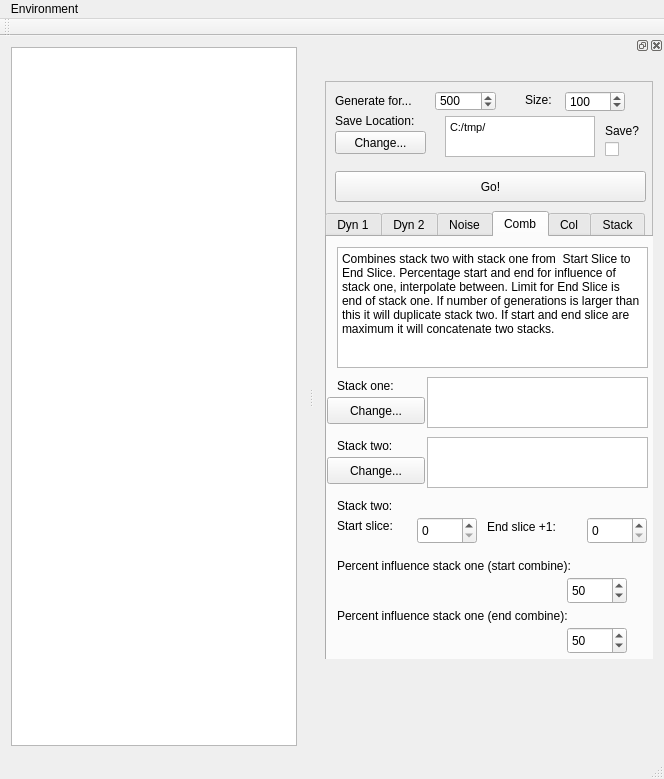
<?xml version="1.0" encoding="UTF-8"?>
<ui version="4.0">
 <class>MainWindow</class>
 <widget class="QMainWindow" name="MainWindow">
  <property name="geometry">
   <rect>
    <x>0</x>
    <y>0</y>
    <width>664</width>
    <height>779</height>
   </rect>
  </property>
  <property name="windowTitle">
   <string>MainWindow</string>
  </property>
  <widget class="QWidget" name="centralWidget">
   <layout class="QHBoxLayout" name="horizontalLayout">
    <item>
     <widget class="QGraphicsView" name="enviroView"/>
    </item>
   </layout>
  </widget>
  <widget class="QMenuBar" name="menuBar">
   <property name="geometry">
    <rect>
     <x>0</x>
     <y>0</y>
     <width>664</width>
     <height>21</height>
    </rect>
   </property>
   <widget class="QMenu" name="menuFile">
    <property name="title">
     <string>Environment</string>
    </property>
    <addaction name="actionResize_environment"/>
   </widget>
   <addaction name="menuFile"/>
  </widget>
  <widget class="QToolBar" name="mainToolBar">
   <attribute name="toolBarArea">
    <enum>TopToolBarArea</enum>
   </attribute>
   <attribute name="toolBarBreak">
    <bool>false</bool>
   </attribute>
  </widget>
  <widget class="QStatusBar" name="statusBar"/>
  <widget class="QDockWidget" name="envSettings">
   <property name="minimumSize">
    <size>
     <width>350</width>
     <height>650</height>
    </size>
   </property>
   <property name="accessibleName">
    <string>Enivronmental Settings</string>
   </property>
   <attribute name="dockWidgetArea">
    <number>2</number>
   </attribute>
   <widget class="QWidget" name="dockWidgetContents_3">
    <property name="maximumSize">
     <size>
      <width>16777215</width>
      <height>600</height>
     </size>
    </property>
    <layout class="QVBoxLayout" name="verticalLayout">
     <item>
      <widget class="QFrame" name="frame">
       <property name="sizePolicy">
        <sizepolicy hsizetype="Preferred" vsizetype="Minimum">
         <horstretch>0</horstretch>
         <verstretch>0</verstretch>
        </sizepolicy>
       </property>
       <property name="minimumSize">
        <size>
         <width>0</width>
         <height>114</height>
        </size>
       </property>
       <property name="frameShape">
        <enum>QFrame::StyledPanel</enum>
       </property>
       <property name="frameShadow">
        <enum>QFrame::Raised</enum>
       </property>
       <widget class="QLabel" name="label_10">
        <property name="geometry">
         <rect>
          <x>280</x>
          <y>40</y>
          <width>81</width>
          <height>20</height>
         </rect>
        </property>
        <property name="text">
         <string>Save?</string>
        </property>
       </widget>
       <widget class="QPushButton" name="generateEnvironment">
        <property name="geometry">
         <rect>
          <x>10</x>
          <y>90</y>
          <width>311</width>
          <height>31</height>
         </rect>
        </property>
        <property name="text">
         <string>Go!</string>
        </property>
       </widget>
       <widget class="QLabel" name="label_7">
        <property name="geometry">
         <rect>
          <x>10</x>
          <y>30</y>
          <width>101</width>
          <height>20</height>
         </rect>
        </property>
        <property name="text">
         <string>Save Location:</string>
        </property>
       </widget>
       <widget class="QCheckBox" name="checkBox_2">
        <property name="geometry">
         <rect>
          <x>280</x>
          <y>60</y>
          <width>31</width>
          <height>16</height>
         </rect>
        </property>
        <property name="text">
         <string/>
        </property>
        <property name="checked">
         <bool>false</bool>
        </property>
       </widget>
       <widget class="QTextBrowser" name="textBrowser_2">
        <property name="geometry">
         <rect>
          <x>120</x>
          <y>35</y>
          <width>150</width>
          <height>41</height>
         </rect>
        </property>
        <property name="sizePolicy">
         <sizepolicy hsizetype="Minimum" vsizetype="MinimumExpanding">
          <horstretch>0</horstretch>
          <verstretch>0</verstretch>
         </sizepolicy>
        </property>
        <property name="maximumSize">
         <size>
          <width>150</width>
          <height>50</height>
         </size>
        </property>
        <property name="html">
         <string>&lt;!DOCTYPE HTML PUBLIC &quot;-//W3C//DTD HTML 4.0//EN&quot; &quot;http://www.w3.org/TR/REC-html40/strict.dtd&quot;&gt;
&lt;html&gt;&lt;head&gt;&lt;meta name=&quot;qrichtext&quot; content=&quot;1&quot; /&gt;&lt;style type=&quot;text/css&quot;&gt;
p, li { white-space: pre-wrap; }
&lt;/style&gt;&lt;/head&gt;&lt;body style=&quot; font-family:'MS Shell Dlg 2'; font-size:8.25pt; font-weight:400; font-style:normal;&quot;&gt;
&lt;p style=&quot; margin-top:0px; margin-bottom:0px; margin-left:0px; margin-right:0px; -qt-block-indent:0; text-indent:0px;&quot;&gt;&lt;span style=&quot; font-size:8pt;&quot;&gt;C:/tmp/&lt;/span&gt;&lt;/p&gt;&lt;/body&gt;&lt;/html&gt;</string>
        </property>
       </widget>
       <widget class="QPushButton" name="pushButton">
        <property name="geometry">
         <rect>
          <x>10</x>
          <y>50</y>
          <width>91</width>
          <height>23</height>
         </rect>
        </property>
        <property name="text">
         <string>Change...</string>
        </property>
       </widget>
       <widget class="QSpinBox" name="numGenerations">
        <property name="geometry">
         <rect>
          <x>110</x>
          <y>10</y>
          <width>61</width>
          <height>20</height>
         </rect>
        </property>
        <property name="minimum">
         <number>1</number>
        </property>
        <property name="maximum">
         <number>100000</number>
        </property>
        <property name="value">
         <number>500</number>
        </property>
       </widget>
       <widget class="QLabel" name="label_5">
        <property name="geometry">
         <rect>
          <x>10</x>
          <y>10</y>
          <width>91</width>
          <height>20</height>
         </rect>
        </property>
        <property name="text">
         <string>Generate for...</string>
        </property>
       </widget>
       <widget class="QSpinBox" name="spinSize">
        <property name="geometry">
         <rect>
          <x>240</x>
          <y>10</y>
          <width>60</width>
          <height>21</height>
         </rect>
        </property>
        <property name="minimum">
         <number>50</number>
        </property>
        <property name="maximum">
         <number>1000</number>
        </property>
        <property name="value">
         <number>100</number>
        </property>
       </widget>
       <widget class="QLabel" name="label_26">
        <property name="geometry">
         <rect>
          <x>200</x>
          <y>10</y>
          <width>66</width>
          <height>17</height>
         </rect>
        </property>
        <property name="text">
         <string>Size:</string>
        </property>
       </widget>
       <widget class="QTabWidget" name="tabWidget">
        <property name="geometry">
         <rect>
          <x>0</x>
          <y>130</y>
          <width>331</width>
          <height>451</height>
         </rect>
        </property>
        <property name="currentIndex">
         <number>3</number>
        </property>
        <widget class="QWidget" name="tab">
         <attribute name="title">
          <string>Dyn 1</string>
         </attribute>
         <widget class="QLabel" name="label_11">
          <property name="geometry">
           <rect>
            <x>0</x>
            <y>109</y>
            <width>157</width>
            <height>20</height>
           </rect>
          </property>
          <property name="text">
           <string>Number</string>
          </property>
         </widget>
         <widget class="QLabel" name="label_9">
          <property name="geometry">
           <rect>
            <x>0</x>
            <y>288</y>
            <width>157</width>
            <height>20</height>
           </rect>
          </property>
          <property name="text">
           <string>Convergence</string>
          </property>
         </widget>
         <widget class="QTextBrowser" name="textBrowser">
          <property name="geometry">
           <rect>
            <x>0</x>
            <y>9</y>
            <width>313</width>
            <height>75</height>
           </rect>
          </property>
          <property name="maximumSize">
           <size>
            <width>16777215</width>
            <height>75</height>
           </size>
          </property>
          <property name="html">
           <string>&lt;!DOCTYPE HTML PUBLIC &quot;-//W3C//DTD HTML 4.0//EN&quot; &quot;http://www.w3.org/TR/REC-html40/strict.dtd&quot;&gt;
&lt;html&gt;&lt;head&gt;&lt;meta name=&quot;qrichtext&quot; content=&quot;1&quot; /&gt;&lt;style type=&quot;text/css&quot;&gt;
p, li { white-space: pre-wrap; }
&lt;/style&gt;&lt;/head&gt;&lt;body style=&quot; font-family:'MS Shell Dlg 2'; font-size:8.25pt; font-weight:400; font-style:normal;&quot;&gt;
&lt;p style=&quot; margin-top:0px; margin-bottom:0px; margin-left:0px; margin-right:0px; -qt-block-indent:0; text-indent:0px;&quot;&gt;&lt;span style=&quot; font-size:8pt;&quot;&gt;Please enter the settings for the dynamic environment below. Most are obvious. Convergence sets the amount of smoothing between spots and background. 0.01 is very smooth, but will initially take about a minute to create environment.&lt;/span&gt;&lt;/p&gt;&lt;/body&gt;&lt;/html&gt;</string>
          </property>
         </widget>
         <widget class="QDoubleSpinBox" name="velMax2">
          <property name="geometry">
           <rect>
            <x>163</x>
            <y>187</y>
            <width>140</width>
            <height>20</height>
           </rect>
          </property>
          <property name="value">
           <double>0.100000000000000</double>
          </property>
         </widget>
         <widget class="QLabel" name="label_3">
          <property name="geometry">
           <rect>
            <x>0</x>
            <y>161</y>
            <width>157</width>
            <height>20</height>
           </rect>
          </property>
          <property name="text">
           <string>Max size velocity</string>
          </property>
         </widget>
         <widget class="QDoubleSpinBox" name="factorSpin">
          <property name="geometry">
           <rect>
            <x>163</x>
            <y>314</y>
            <width>140</width>
            <height>20</height>
           </rect>
          </property>
          <property name="decimals">
           <number>3</number>
          </property>
          <property name="minimum">
           <double>0.001000000000000</double>
          </property>
          <property name="singleStep">
           <double>0.100000000000000</double>
          </property>
          <property name="value">
           <double>1.000000000000000</double>
          </property>
         </widget>
         <widget class="QSpinBox" name="sMax">
          <property name="geometry">
           <rect>
            <x>163</x>
            <y>135</y>
            <width>140</width>
            <height>20</height>
           </rect>
          </property>
          <property name="minimum">
           <number>2</number>
          </property>
          <property name="value">
           <number>14</number>
          </property>
         </widget>
         <widget class="QCheckBox" name="periodic">
          <property name="geometry">
           <rect>
            <x>163</x>
            <y>265</y>
            <width>140</width>
            <height>17</height>
           </rect>
          </property>
          <property name="text">
           <string>Periodic</string>
          </property>
          <property name="checked">
           <bool>true</bool>
          </property>
         </widget>
         <widget class="QLabel" name="label_6">
          <property name="geometry">
           <rect>
            <x>0</x>
            <y>213</y>
            <width>157</width>
            <height>20</height>
           </rect>
          </property>
          <property name="text">
           <string>Max colour velocity</string>
          </property>
         </widget>
         <widget class="QLabel" name="label">
          <property name="geometry">
           <rect>
            <x>0</x>
            <y>90</y>
            <width>157</width>
            <height>13</height>
           </rect>
          </property>
          <property name="text">
           <string>Seeds:</string>
          </property>
         </widget>
         <widget class="QSpinBox" name="numSeed">
          <property name="geometry">
           <rect>
            <x>163</x>
            <y>109</y>
            <width>140</width>
            <height>20</height>
           </rect>
          </property>
          <property name="minimum">
           <number>1</number>
          </property>
          <property name="maximum">
           <number>1000</number>
          </property>
          <property name="value">
           <number>4</number>
          </property>
         </widget>
         <widget class="QLabel" name="label_14">
          <property name="geometry">
           <rect>
            <x>0</x>
            <y>499</y>
            <width>157</width>
            <height>13</height>
           </rect>
          </property>
          <property name="text">
           <string>Universal blur</string>
          </property>
         </widget>
         <widget class="QLabel" name="label_12">
          <property name="geometry">
           <rect>
            <x>0</x>
            <y>239</y>
            <width>157</width>
            <height>20</height>
           </rect>
          </property>
          <property name="text">
           <string>Overlap blur factor</string>
          </property>
         </widget>
         <widget class="QCheckBox" name="checkBox">
          <property name="geometry">
           <rect>
            <x>0</x>
            <y>343</y>
            <width>157</width>
            <height>17</height>
           </rect>
          </property>
          <property name="text">
           <string>Background colour</string>
          </property>
         </widget>
         <widget class="QLabel" name="label_2">
          <property name="geometry">
           <rect>
            <x>0</x>
            <y>135</y>
            <width>157</width>
            <height>20</height>
           </rect>
          </property>
          <property name="text">
           <string>Max size</string>
          </property>
         </widget>
         <widget class="QLabel" name="label_13">
          <property name="geometry">
           <rect>
            <x>0</x>
            <y>314</y>
            <width>157</width>
            <height>20</height>
           </rect>
          </property>
          <property name="text">
           <string>Speed factor</string>
          </property>
         </widget>
         <widget class="QLabel" name="label_8">
          <property name="geometry">
           <rect>
            <x>0</x>
            <y>265</y>
            <width>157</width>
            <height>17</height>
           </rect>
          </property>
          <property name="text">
           <string>Background:</string>
          </property>
         </widget>
         <widget class="QDoubleSpinBox" name="convergeAt">
          <property name="geometry">
           <rect>
            <x>163</x>
            <y>288</y>
            <width>140</width>
            <height>20</height>
           </rect>
          </property>
          <property name="decimals">
           <number>4</number>
          </property>
          <property name="minimum">
           <double>0.000000000000000</double>
          </property>
          <property name="maximum">
           <double>1.000000000000000</double>
          </property>
          <property name="singleStep">
           <double>0.001000000000000</double>
          </property>
          <property name="value">
           <double>0.100000000000000</double>
          </property>
         </widget>
         <widget class="QLabel" name="label_4">
          <property name="geometry">
           <rect>
            <x>0</x>
            <y>187</y>
            <width>157</width>
            <height>20</height>
           </rect>
          </property>
          <property name="text">
           <string>Max velocity</string>
          </property>
         </widget>
         <widget class="QSpinBox" name="sMin">
          <property name="geometry">
           <rect>
            <x>163</x>
            <y>161</y>
            <width>140</width>
            <height>20</height>
           </rect>
          </property>
          <property name="minimum">
           <number>1</number>
          </property>
          <property name="value">
           <number>5</number>
          </property>
         </widget>
         <widget class="QSpinBox" name="buffSpin">
          <property name="geometry">
           <rect>
            <x>163</x>
            <y>239</y>
            <width>140</width>
            <height>20</height>
           </rect>
          </property>
          <property name="maximum">
           <number>50</number>
          </property>
          <property name="value">
           <number>1</number>
          </property>
         </widget>
         <widget class="QPushButton" name="colourbutton">
          <property name="geometry">
           <rect>
            <x>163</x>
            <y>340</y>
            <width>140</width>
            <height>23</height>
           </rect>
          </property>
          <property name="text">
           <string>Pick</string>
          </property>
         </widget>
         <widget class="QSpinBox" name="cvelMax">
          <property name="geometry">
           <rect>
            <x>163</x>
            <y>213</y>
            <width>140</width>
            <height>20</height>
           </rect>
          </property>
          <property name="value">
           <number>5</number>
          </property>
         </widget>
         <widget class="QCheckBox" name="blurChk">
          <property name="geometry">
           <rect>
            <x>0</x>
            <y>370</y>
            <width>150</width>
            <height>21</height>
           </rect>
          </property>
          <property name="text">
           <string>Universal Blur</string>
          </property>
          <property name="checked">
           <bool>false</bool>
          </property>
         </widget>
        </widget>
        <widget class="QWidget" name="tab_2">
         <attribute name="title">
          <string>Dyn 2</string>
         </attribute>
         <layout class="QGridLayout" name="gridLayout">
          <item row="0" column="0">
           <widget class="QLabel" name="label_15">
            <property name="text">
             <string>Object Count</string>
            </property>
           </widget>
          </item>
          <item row="0" column="1">
           <widget class="QSpinBox" name="ME_Objects">
            <property name="minimum">
             <number>1</number>
            </property>
            <property name="maximum">
             <number>500</number>
            </property>
            <property name="value">
             <number>15</number>
            </property>
           </widget>
          </item>
          <item row="1" column="0">
           <widget class="QLabel" name="label_16">
            <property name="text">
             <string>Maximum Object Size</string>
            </property>
           </widget>
          </item>
          <item row="1" column="1">
           <widget class="QSpinBox" name="ME_MaxSize">
            <property name="minimum">
             <number>1</number>
            </property>
            <property name="maximum">
             <number>500</number>
            </property>
            <property name="value">
             <number>100</number>
            </property>
           </widget>
          </item>
          <item row="7" column="1">
           <widget class="QDoubleSpinBox" name="ME_MaxVel">
            <property name="maximum">
             <double>50.000000000000000</double>
            </property>
            <property name="singleStep">
             <double>0.100000000000000</double>
            </property>
            <property name="value">
             <double>3.000000000000000</double>
            </property>
           </widget>
          </item>
          <item row="2" column="0">
           <widget class="QLabel" name="label_18">
            <property name="text">
             <string>Minimum Object Size</string>
            </property>
           </widget>
          </item>
          <item row="2" column="1">
           <widget class="QSpinBox" name="ME_MinSize">
            <property name="minimum">
             <number>1</number>
            </property>
            <property name="maximum">
             <number>500</number>
            </property>
            <property name="value">
             <number>10</number>
            </property>
           </widget>
          </item>
          <item row="8" column="0">
           <widget class="QLabel" name="label_19">
            <property name="text">
             <string>Maximum Size Velocity</string>
            </property>
           </widget>
          </item>
          <item row="8" column="1">
           <widget class="QDoubleSpinBox" name="ME_MaxSizeVel">
            <property name="maximum">
             <double>50.000000000000000</double>
            </property>
            <property name="singleStep">
             <double>0.100000000000000</double>
            </property>
            <property name="value">
             <double>3.000000000000000</double>
            </property>
           </widget>
          </item>
          <item row="9" column="0">
           <widget class="QLabel" name="label_20">
            <property name="text">
             <string>Maximum Colour Velocity</string>
            </property>
           </widget>
          </item>
          <item row="9" column="1">
           <widget class="QDoubleSpinBox" name="ME_MaxColVel">
            <property name="maximum">
             <double>50.000000000000000</double>
            </property>
            <property name="singleStep">
             <double>0.100000000000000</double>
            </property>
            <property name="value">
             <double>8.000000000000000</double>
            </property>
           </widget>
          </item>
          <item row="11" column="1">
           <widget class="QDoubleSpinBox" name="ME_MaxTightVel">
            <property name="maximum">
             <double>5.000000000000000</double>
            </property>
            <property name="singleStep">
             <double>0.100000000000000</double>
            </property>
            <property name="value">
             <double>0.400000000000000</double>
            </property>
           </widget>
          </item>
          <item row="3" column="0">
           <widget class="QLabel" name="label_23">
            <property name="text">
             <string>Maximum Tightness</string>
            </property>
           </widget>
          </item>
          <item row="4" column="0">
           <widget class="QLabel" name="label_22">
            <property name="text">
             <string>Minimum Tightness</string>
            </property>
           </widget>
          </item>
          <item row="3" column="1">
           <widget class="QDoubleSpinBox" name="ME_MaxTight">
            <property name="minimum">
             <double>0.010000000000000</double>
            </property>
            <property name="maximum">
             <double>50.000000000000000</double>
            </property>
            <property name="singleStep">
             <double>0.100000000000000</double>
            </property>
            <property name="value">
             <double>8.000000000000000</double>
            </property>
           </widget>
          </item>
          <item row="4" column="1">
           <widget class="QDoubleSpinBox" name="ME_MinTight">
            <property name="minimum">
             <double>0.010000000000000</double>
            </property>
            <property name="maximum">
             <double>50.000000000000000</double>
            </property>
            <property name="singleStep">
             <double>0.100000000000000</double>
            </property>
            <property name="value">
             <double>0.100000000000000</double>
            </property>
           </widget>
          </item>
          <item row="7" column="0">
           <widget class="QLabel" name="label_17">
            <property name="text">
             <string>Maximum Velocity</string>
            </property>
           </widget>
          </item>
          <item row="11" column="0">
           <widget class="QLabel" name="label_21">
            <property name="text">
             <string>Maximum Tightness Velocity</string>
            </property>
           </widget>
          </item>
          <item row="16" column="1">
           <widget class="QDoubleSpinBox" name="ME_SpeedFactor">
            <property name="minimum">
             <double>0.010000000000000</double>
            </property>
            <property name="maximum">
             <double>50.000000000000000</double>
            </property>
            <property name="singleStep">
             <double>0.100000000000000</double>
            </property>
            <property name="value">
             <double>1.000000000000000</double>
            </property>
           </widget>
          </item>
          <item row="12" column="1">
           <widget class="QDoubleSpinBox" name="ME_MaxAccel">
            <property name="maximum">
             <double>10.000000000000000</double>
            </property>
            <property name="singleStep">
             <double>0.100000000000000</double>
            </property>
            <property name="value">
             <double>1.000000000000000</double>
            </property>
           </widget>
          </item>
          <item row="16" column="0">
           <widget class="QLabel" name="label_44">
            <property name="text">
             <string>Speed Factor</string>
            </property>
           </widget>
          </item>
          <item row="12" column="0">
           <widget class="QLabel" name="label_45">
            <property name="text">
             <string>Maximum Acceleration</string>
            </property>
           </widget>
          </item>
          <item row="13" column="0">
           <widget class="QLabel" name="label_46">
            <property name="text">
             <string>Max Size Acceleration</string>
            </property>
           </widget>
          </item>
          <item row="13" column="1">
           <widget class="QDoubleSpinBox" name="ME_MaxSizeAccel">
            <property name="maximum">
             <double>50.000000000000000</double>
            </property>
            <property name="singleStep">
             <double>0.100000000000000</double>
            </property>
            <property name="value">
             <double>2.000000000000000</double>
            </property>
           </widget>
          </item>
          <item row="14" column="0">
           <widget class="QLabel" name="label_47">
            <property name="text">
             <string>Max Tightness Acceleration</string>
            </property>
           </widget>
          </item>
          <item row="14" column="1">
           <widget class="QDoubleSpinBox" name="ME_MaxTightAccel">
            <property name="maximum">
             <double>4.000000000000000</double>
            </property>
            <property name="singleStep">
             <double>0.100000000000000</double>
            </property>
            <property name="value">
             <double>0.100000000000000</double>
            </property>
           </widget>
          </item>
          <item row="15" column="0">
           <widget class="QLabel" name="label_48">
            <property name="text">
             <string>Max Colour Acceleration</string>
            </property>
           </widget>
          </item>
          <item row="15" column="1">
           <widget class="QDoubleSpinBox" name="ME_MaxColAccel">
            <property name="maximum">
             <double>50.000000000000000</double>
            </property>
            <property name="singleStep">
             <double>0.100000000000000</double>
            </property>
            <property name="value">
             <double>2.000000000000000</double>
            </property>
           </widget>
          </item>
          <item row="17" column="0">
           <widget class="QLabel" name="label_49">
            <property name="text">
             <string>Apply accelerations every ...</string>
            </property>
           </widget>
          </item>
          <item row="17" column="1">
           <widget class="QSpinBox" name="ME_Iterations">
            <property name="minimum">
             <number>1</number>
            </property>
            <property name="maximum">
             <number>1000</number>
            </property>
           </widget>
          </item>
         </layout>
        </widget>
        <widget class="QWidget" name="tab_3">
         <attribute name="title">
          <string>Noise</string>
         </attribute>
         <widget class="QLabel" name="label_24">
          <property name="geometry">
           <rect>
            <x>30</x>
            <y>20</y>
            <width>121</width>
            <height>17</height>
           </rect>
          </property>
          <property name="text">
           <string>Minimum value</string>
          </property>
         </widget>
         <widget class="QSpinBox" name="noiseMin">
          <property name="geometry">
           <rect>
            <x>170</x>
            <y>20</y>
            <width>60</width>
            <height>27</height>
           </rect>
          </property>
          <property name="maximum">
           <number>254</number>
          </property>
          <property name="value">
           <number>100</number>
          </property>
         </widget>
         <widget class="QLabel" name="label_25">
          <property name="geometry">
           <rect>
            <x>30</x>
            <y>60</y>
            <width>121</width>
            <height>17</height>
           </rect>
          </property>
          <property name="text">
           <string>Maximum value</string>
          </property>
         </widget>
         <widget class="QSpinBox" name="noiseMax">
          <property name="geometry">
           <rect>
            <x>170</x>
            <y>50</y>
            <width>60</width>
            <height>27</height>
           </rect>
          </property>
          <property name="maximum">
           <number>255</number>
          </property>
          <property name="singleStep">
           <number>1</number>
          </property>
          <property name="value">
           <number>156</number>
          </property>
         </widget>
        </widget>
        <widget class="QWidget" name="tab_4">
         <attribute name="title">
          <string>Comb</string>
         </attribute>
         <widget class="QLabel" name="label_27">
          <property name="geometry">
           <rect>
            <x>10</x>
            <y>140</y>
            <width>81</width>
            <height>17</height>
           </rect>
          </property>
          <property name="text">
           <string>Stack one:</string>
          </property>
         </widget>
         <widget class="QTextBrowser" name="stackOneText">
          <property name="geometry">
           <rect>
            <x>100</x>
            <y>140</y>
            <width>221</width>
            <height>51</height>
           </rect>
          </property>
          <property name="sizePolicy">
           <sizepolicy hsizetype="Expanding" vsizetype="Minimum">
            <horstretch>0</horstretch>
            <verstretch>0</verstretch>
           </sizepolicy>
          </property>
         </widget>
         <widget class="QPushButton" name="pushButtonStackOne">
          <property name="geometry">
           <rect>
            <x>0</x>
            <y>160</y>
            <width>98</width>
            <height>27</height>
           </rect>
          </property>
          <property name="text">
           <string>Change...</string>
          </property>
         </widget>
         <widget class="QLabel" name="label_28">
          <property name="geometry">
           <rect>
            <x>10</x>
            <y>200</y>
            <width>71</width>
            <height>17</height>
           </rect>
          </property>
          <property name="text">
           <string>Stack two:</string>
          </property>
         </widget>
         <widget class="QTextBrowser" name="stackTwoText">
          <property name="geometry">
           <rect>
            <x>100</x>
            <y>200</y>
            <width>221</width>
            <height>51</height>
           </rect>
          </property>
         </widget>
         <widget class="QPushButton" name="pushButtonStackTwo">
          <property name="geometry">
           <rect>
            <x>0</x>
            <y>220</y>
            <width>98</width>
            <height>27</height>
           </rect>
          </property>
          <property name="text">
           <string>Change...</string>
          </property>
         </widget>
         <widget class="QLabel" name="label_29">
          <property name="geometry">
           <rect>
            <x>10</x>
            <y>320</y>
            <width>301</width>
            <height>17</height>
           </rect>
          </property>
          <property name="text">
           <string>Percent influence stack one (start combine):</string>
          </property>
         </widget>
         <widget class="QSpinBox" name="percentStartSpin">
          <property name="geometry">
           <rect>
            <x>240</x>
            <y>340</y>
            <width>60</width>
            <height>27</height>
           </rect>
          </property>
          <property name="maximum">
           <number>100</number>
          </property>
          <property name="value">
           <number>50</number>
          </property>
         </widget>
         <widget class="QLabel" name="label_30">
          <property name="geometry">
           <rect>
            <x>10</x>
            <y>370</y>
            <width>291</width>
            <height>17</height>
           </rect>
          </property>
          <property name="text">
           <string>Percent influence stack one (end combine):</string>
          </property>
         </widget>
         <widget class="QSpinBox" name="percentEndSpin">
          <property name="geometry">
           <rect>
            <x>240</x>
            <y>390</y>
            <width>60</width>
            <height>27</height>
           </rect>
          </property>
          <property name="maximum">
           <number>100</number>
          </property>
          <property name="value">
           <number>50</number>
          </property>
         </widget>
         <widget class="QLabel" name="label_31">
          <property name="geometry">
           <rect>
            <x>10</x>
            <y>280</y>
            <width>91</width>
            <height>17</height>
           </rect>
          </property>
          <property name="text">
           <string>Start slice:</string>
          </property>
         </widget>
         <widget class="QSpinBox" name="combineStart">
          <property name="geometry">
           <rect>
            <x>90</x>
            <y>280</y>
            <width>60</width>
            <height>27</height>
           </rect>
          </property>
          <property name="maximum">
           <number>10000</number>
          </property>
         </widget>
         <widget class="QTextBrowser" name="textBrowser_3">
          <property name="geometry">
           <rect>
            <x>10</x>
            <y>10</y>
            <width>311</width>
            <height>121</height>
           </rect>
          </property>
          <property name="html">
           <string>&lt;!DOCTYPE HTML PUBLIC &quot;-//W3C//DTD HTML 4.0//EN&quot; &quot;http://www.w3.org/TR/REC-html40/strict.dtd&quot;&gt;
&lt;html&gt;&lt;head&gt;&lt;meta name=&quot;qrichtext&quot; content=&quot;1&quot; /&gt;&lt;style type=&quot;text/css&quot;&gt;
p, li { white-space: pre-wrap; }
&lt;/style&gt;&lt;/head&gt;&lt;body style=&quot; font-family:'MS Shell Dlg 2'; font-size:8.25pt; font-weight:400; font-style:normal;&quot;&gt;
&lt;p style=&quot; margin-top:0px; margin-bottom:0px; margin-left:0px; margin-right:0px; -qt-block-indent:0; text-indent:0px;&quot;&gt;&lt;span style=&quot; font-family:'Ubuntu'; font-size:9pt;&quot;&gt;Combines stack two with stack one from  Start Slice to End Slice. Percentage start and end for influence of stack one, interpolate between. Limit for End Slice is end of stack one. If number of generations is larger than this it will duplicate stack two. If start and end slice are maximum it will concatenate two stacks. &lt;/span&gt;&lt;/p&gt;&lt;/body&gt;&lt;/html&gt;</string>
          </property>
         </widget>
         <widget class="QLabel" name="label_32">
          <property name="geometry">
           <rect>
            <x>160</x>
            <y>280</y>
            <width>91</width>
            <height>20</height>
           </rect>
          </property>
          <property name="text">
           <string>End slice +1:</string>
          </property>
         </widget>
         <widget class="QSpinBox" name="combineEnd">
          <property name="geometry">
           <rect>
            <x>260</x>
            <y>280</y>
            <width>60</width>
            <height>27</height>
           </rect>
          </property>
          <property name="maximum">
           <number>10000</number>
          </property>
         </widget>
         <widget class="QLabel" name="label_33">
          <property name="geometry">
           <rect>
            <x>10</x>
            <y>260</y>
            <width>81</width>
            <height>17</height>
           </rect>
          </property>
          <property name="text">
           <string>Stack two:</string>
          </property>
         </widget>
        </widget>
        <widget class="QWidget" name="tab_5">
         <attribute name="title">
          <string>Col</string>
         </attribute>
         <widget class="QPushButton" name="selectColour">
          <property name="geometry">
           <rect>
            <x>10</x>
            <y>20</y>
            <width>98</width>
            <height>27</height>
           </rect>
          </property>
          <property name="text">
           <string>Select...</string>
          </property>
         </widget>
         <widget class="QSpinBox" name="spinRed">
          <property name="geometry">
           <rect>
            <x>150</x>
            <y>70</y>
            <width>60</width>
            <height>27</height>
           </rect>
          </property>
          <property name="maximum">
           <number>255</number>
          </property>
          <property name="value">
           <number>255</number>
          </property>
         </widget>
         <widget class="QSpinBox" name="spinGreen">
          <property name="geometry">
           <rect>
            <x>150</x>
            <y>110</y>
            <width>60</width>
            <height>27</height>
           </rect>
          </property>
          <property name="maximum">
           <number>255</number>
          </property>
          <property name="value">
           <number>255</number>
          </property>
         </widget>
         <widget class="QSpinBox" name="spinBlue">
          <property name="geometry">
           <rect>
            <x>150</x>
            <y>150</y>
            <width>60</width>
            <height>27</height>
           </rect>
          </property>
          <property name="maximum">
           <number>255</number>
          </property>
          <property name="value">
           <number>255</number>
          </property>
         </widget>
         <widget class="QLabel" name="label_34">
          <property name="geometry">
           <rect>
            <x>50</x>
            <y>70</y>
            <width>66</width>
            <height>17</height>
           </rect>
          </property>
          <property name="text">
           <string>Red</string>
          </property>
         </widget>
         <widget class="QLabel" name="label_35">
          <property name="geometry">
           <rect>
            <x>50</x>
            <y>110</y>
            <width>66</width>
            <height>17</height>
           </rect>
          </property>
          <property name="text">
           <string>Green</string>
          </property>
         </widget>
         <widget class="QLabel" name="label_36">
          <property name="geometry">
           <rect>
            <x>50</x>
            <y>150</y>
            <width>66</width>
            <height>17</height>
           </rect>
          </property>
          <property name="text">
           <string>Blue</string>
          </property>
         </widget>
        </widget>
        <widget class="QWidget" name="tab_6">
         <attribute name="title">
          <string>Stack</string>
         </attribute>
         <widget class="QPushButton" name="sFromImPushbutton">
          <property name="geometry">
           <rect>
            <x>10</x>
            <y>20</y>
            <width>121</width>
            <height>27</height>
           </rect>
          </property>
          <property name="text">
           <string>Choose image</string>
          </property>
         </widget>
         <widget class="QTextBrowser" name="sFromImTxt">
          <property name="geometry">
           <rect>
            <x>10</x>
            <y>80</y>
            <width>311</width>
            <height>91</height>
           </rect>
          </property>
         </widget>
         <widget class="QLabel" name="label_37">
          <property name="geometry">
           <rect>
            <x>10</x>
            <y>60</y>
            <width>66</width>
            <height>17</height>
           </rect>
          </property>
          <property name="text">
           <string>Current:</string>
          </property>
         </widget>
        </widget>
       </widget>
      </widget>
     </item>
    </layout>
   </widget>
  </widget>
  <action name="actionSave_settings">
   <property name="text">
    <string>Save settings</string>
   </property>
  </action>
  <action name="actionResize_environment">
   <property name="checkable">
    <bool>true</bool>
   </property>
   <property name="checked">
    <bool>true</bool>
   </property>
   <property name="text">
    <string>Resize environment</string>
   </property>
  </action>
  <action name="actionRussell_Environment">
   <property name="text">
    <string>Russell Environment</string>
   </property>
  </action>
  <action name="actionMark_Environment">
   <property name="text">
    <string>Mark Environment</string>
   </property>
  </action>
 </widget>
 <layoutdefault spacing="6" margin="11"/>
 <resources/>
 <connections/>
</ui>
